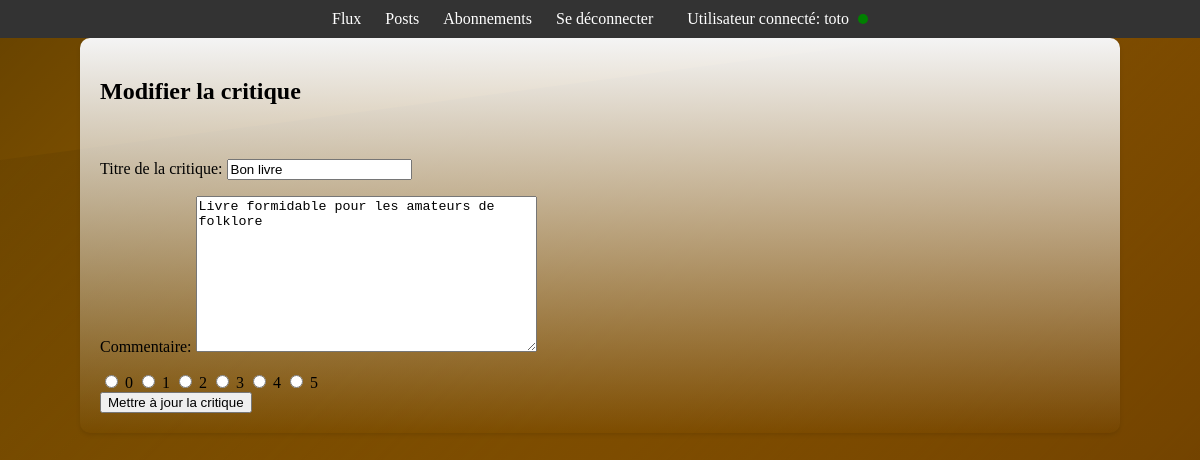
Page /review/3/update (signed in) on the committed database.
### review/models.py (models this page shows, shortened)
class Review(models.Model):
    ticket = models.ForeignKey(to=Ticket, on_delete=models.CASCADE, related_name="reviews")
    rating = models.PositiveSmallIntegerField(
        validators=[MinValueValidator(0), MaxValueValidator(5)],
        default=0
    )
    title = models.CharField(max_length=128, default="")
    description = models.TextField(max_length=8192, blank=True, default="")
    user = models.ForeignKey(
        settings.AUTH_USER_MODEL, on_delete=models.CASCADE)
    created_at = models.DateTimeField(auto_now_add=True)
    updated_at = models.DateTimeField(auto_now=True)

### review/views.py (the view)
# urls.py: path('review/<int:pk>/update', UpdateReviewView.as_view(), name='update_review'),
class UpdateReviewView(LoginRequiredMixin, UpdateView):
    model = Review
    template_name = 'review/update_review.html'
    form_class = ReviewForm
    success_url = '/flux/'

### review/forms.py
class ReviewForm(forms.ModelForm):
    rating = forms.ChoiceField(
        choices=[(str(i), str(i)) for i in range(6)],
        widget=forms.RadioSelect(attrs={'class': 'form-check-input'}),
    )
    class Meta:
        model = Review
        fields = ['title', 'description', 'rating']

### review/templates/review/update_review.html (shortened to what this page needs)
{% extends 'skeleton.html' %}
{% block content %}
    <div class="post-block your-flux">
        <h2>Modifier la critique {{ ticket.post.title }}</h2>
        <br>
        <form method="post" enctype="multipart/form-data">
            <p>Titre de la critique: {{ form.title }}</p>
            <p>Commentaire: {{ form.description }}</p>
            <div class="form-check form-check-inline">
                {% for choice_value, choice_label in form.rating.field.choices %}
                    <label class="form-check-label">
                        <input class="form-check-input" type="radio" name="{{ form.rating.name }}" value="{{ choice_value }}" {% if choice_value == form.rating.value %}checked{% endif %}>
                        {{ choice_label }}
                    </label>
                {% endfor %}
            </div>
            <button type="submit">Mettre à jour la critique</button>
        </form>
    </div>
{% endblock %}

### project/templates/skeleton.html (shortened to what this page needs)
<!DOCTYPE html>
<html>
{% load static %}
<head>
    <link rel="stylesheet" type="text/css" href="{% static 'skeleton/skeleton.css' %}">
    <link rel="stylesheet" href="https://cdnjs.cloudflare.com/ajax/libs/font-awesome/6.0.0-beta3/css/all.min.css"
 />
    <link rel="stylesheet" type="text/css" href="{% static 'flux/flux.css' %}">
    <link rel="stylesheet" type="text/css" href="{% static 'review/review.css' %}">
</head>
<body>
    <nav>
        <ul>
            <li><a href="{% url 'flux' %}">Flux</a></li>
            <li><a href="{% url 'posts' %}">Posts</a></li>
            <li><a href="{% url 'flux_utilisateurs' %}">Abonnements</a></li>
            {% if user.is_authenticated %}
                <li><a href="{% url 'logout' %}">Se déconnecter</a></li>
            {% endif %}
            {% if user.is_authenticated %}
                <li>
                    <span class="username connected">
                        Utilisateur connecté: {{ user.username }}
                    </span>
                </li>
            {% endif %}
        </ul>
    </nav>
    {% block content %}
    {% endblock content %}
</body>
</html>

### project/static/skeleton/skeleton.css (style rules this page uses)
body { position: relative; background: linear-gradient(135deg, #FFA500, #FF8C00, #FF6347, #FF4500); background-size: 400% 400%; animation: gradientAnimation 10s infinite, waveAnimation 2s infinite; margin: 0; padding: 0; min-height: 100vh; z-index: 1; }
body::before, body::after { content: ''; position: absolute; width: 100%; height: 100%; z-index: -1; }
body::before { top: 0; left: 0; background: linear-gradient(135deg, rgba(0, 0, 0, 0.6), rgba(0, 0, 0, 0)); clip-path: polygon(0 0, 100% 0, 100% 80%, 0 100%); }
body::after { bottom: 0; right: 0; background: linear-gradient(135deg, rgba(0, 0, 0, 0), rgba(0, 0, 0, 0.6)); clip-path: polygon(0 20%, 100% 0, 100% 100%, 0 100%); }
nav { background-color: #333; color: white; padding: 10px 0; }
nav ul { list-style-type: none; margin: 0; padding: 0; text-align: center; }
nav ul li { display: inline-block; margin: 0 10px; }
nav ul li a { text-decoration: none; color: white; }
.username { margin-left: 10px; }

### review/static/flux/flux.css (style rules this page uses)
.your-flux { background-color: #f4f4f4; }
.post-block { max-width: 100%; width: 1000px; margin: 0 auto; padding: 20px; background: linear-gradient(to bottom, #f4f4f4, rgba(244, 244, 244, 0)); border-radius: 10px; box-shadow: 0 2px 4px rgba(0, 0, 0, 0.1); display: flex; flex-direction: column; }
.connected::after { content: ""; display: inline-block; width: 10px; height: 10px; background-color: green; border-radius: 50%; margin-left: 5px; }
.post-block { max-width: 100%; width: 1000px; margin: 0 auto; padding: 20px; background: linear-gradient(to bottom, #f4f4f4, rgba(244, 244, 244, 0)); border-radius: 10px; box-shadow: 0 2px 4px rgba(0, 0, 0, 0.1); }

### review/static/review/review.css (style rules this page uses)
.connected::after { content: ""; display: inline-block; width: 10px; height: 10px; background-color: green; border-radius: 50%; margin-left: 5px; }
.post-block { max-width: 100%; width: 1000px; margin: 0 auto; padding: 20px; background: linear-gradient(to bottom, #f4f4f4, rgba(244, 244, 244, 0)); border-radius: 10px; box-shadow: 0 2px 4px rgba(0, 0, 0, 0.1); }

### rows in the picture
Review: title "Bon livre", description "Livre formidable pour les amateurs de folklore"

### other values in the picture
{{ user.username }} "toto"
{{ choice_label }} "0" "1" "2" "3" "4" "5"
